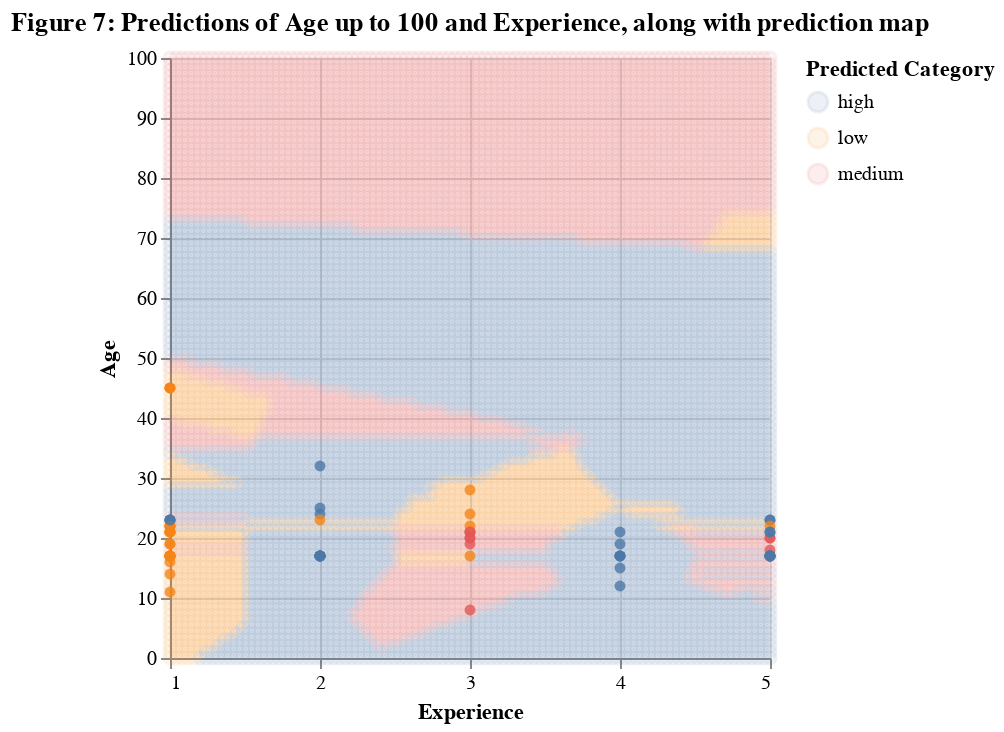

Write notebook code for a chart like this one.
### Markdown cell above
Prediction range up to 100 years old

### Code cell
#colored prediction map visualization from textbook

#ranges
experience_range = np.linspace(predictions["experience_numeric"].min(), 
                                predictions["experience_numeric"].max() , 
                                100)

age_range_100 = np.linspace(predictions["age"].min() - 8, 
                        predictions["age"].max() + 55, 
                        100)

#creating grid of values
exp_age_grid_100 = np.array(np.meshgrid(experience_range, age_range_100)).T.reshape(-1, 2)
exp_age_grid_100 = pd.DataFrame(exp_age_grid_100, 
                            columns=["experience_numeric", "age"])

#Predict categories for the grid points
exp_age_grid_100["predicted"] = optimized.predict(exp_age_grid_100)

#Plot the background 
background_100 = alt.Chart(exp_age_grid_100).mark_point(opacity=0.1).encode(
    x=alt.X("experience_numeric", axis=alt.Axis(values=[1, 2, 3, 4, 5], format="d")).title("Experience"),
    y=alt.Y("age").title("Age"),
    color=alt.Color("predicted:N")
).properties(title="Figure 7: Predictions of Age up to 100 and Experience, along with prediction map")

# Overlay the scatter plot for predictions
groups_scatter_100 = alt.Chart(predictions).mark_circle(opacity=0.8).encode(
    x=alt.X("experience_numeric").title("Experience").scale(zero=False),
    y=alt.Y("age").title("Age"),
    color=alt.Color("predicted:N").title("Predicted Category")
)

# Combine both plots
prediction_visualization_100 = background_100 + groups_scatter_100
prediction_visualization_100

### Figure 1 — Vega specification as saved in the notebook (floating-point values rounded to 4 significant figures; data arrays with more than 128 entries replaced by an {"elided": "..."} marker saying what was removed)
{"$schema": "https://vega.github.io/schema/vega/v5.json", "data": [{"name": "source_0", "values": {"elided": "10000 records"}}, {"name": "source_1", "values": [{"age": 17, "experience_numeric": 2, "predicted": "high"}, {"age": 24, "experience_numeric": 2, "predicted": "high"}, {"age": 21, "experience_numeric": 1, "predicted": "low"}, {"age": 22, "experience_numeric": 1, "predicted": "low"}, {"age": 18, "experience_numeric": 5, "predicted": "medium"}, {"age": 17, "experience_numeric": 1, "predicted": "low"}, {"age": 17, "experience_numeric": 2, "predicted": "high"}, {"age": 20, "experience_numeric": 3, "predicted": "medium"}, {"age": 19, "experience_numeric": 1, "predicted": "low"}, {"age": 23, "experience_numeric": 5, "predicted": "high"}, {"age": 17, "experience_numeric": 2, "predicted": "high"}, {"age": 23, "experience_numeric": 1, "predicted": "high"}, {"age": 21, "experience_numeric": 1, "predicted": "low"}, {"age": 20, "experience_numeric": 5, "predicted": "medium"}, {"age": 17, "experience_numeric": 2, "predicted": "high"}, {"age": 17, "experience_numeric": 1, "predicted": "low"}, {"age": 17, "experience_numeric": 5, "predicted": "high"}, {"age": 45, "experience_numeric": 1, "predicted": "low"}, {"age": 17, "experience_numeric": 4, "predicted": "high"}, {"age": 15, "experience_numeric": 4, "predicted": "high"}, {"age": 23, "experience_numeric": 5, "predicted": "high"}, {"age": 45, "experience_numeric": 1, "predicted": "low"}, {"age": 11, "experience_numeric": 1, "predicted": "low"}, {"age": 23, "experience_numeric": 2, "predicted": "low"}, {"age": 17, "experience_numeric": 3, "predicted": "low"}, {"age": 17, "experience_numeric": 4, "predicted": "high"}, {"age": 22, "experience_numeric": 5, "predicted": "low"}, {"age": 17, "experience_numeric": 5, "predicted": "high"}, {"age": 17, "experience_numeric": 4, "predicted": "high"}, {"age": 28, "experience_numeric": 3, "predicted": "low"}, {"age": 21, "experience_numeric": 3, "predicted": "medium"}, {"age": 17, "experience_numeric": 2, "predicted": "high"}, {"age": 22, "experience_numeric": 1, "predicted": "low"}, {"age": 17, "experience_numeric": 1, "predicted": "low"}, {"age": 17, "experience_numeric": 5, "predicted": "high"}, {"age": 22, "experience_numeric": 1, "predicted": "low"}, {"age": 8, "experience_numeric": 3, "predicted": "medium"}, {"age": 23, "experience_numeric": 1, "predicted": "high"}, {"age": 21, "experience_numeric": 1, "predicted": "low"}, {"age": 19, "experience_numeric": 3, "predicted": "medium"}, {"age": 17, "experience_numeric": 1, "predicted": "low"}, {"age": 17, "experience_numeric": 5, "predicted": "high"}, {"age": 23, "experience_numeric": 1, "predicted": "high"}, {"age": 21, "experience_numeric": 4, "predicted": "high"}, {"age": 22, "experience_numeric": 1, "predicted": "low"}, {"age": 17, "experience_numeric": 5, "predicted": "high"}, {"age": 17, "experience_numeric": 5, "predicted": "high"}, {"age": 21, "experience_numeric": 3, "predicted": "medium"}, {"age": 20, "experience_numeric": 5, "predicted": "medium"}, {"age": 17, "experience_numeric": 1, "predicted": "low"}, {"age": 17, "experience_numeric": 2, "predicted": "high"}, {"age": 23, "experience_numeric": 1, "predicted": "high"}, {"age": 17, "experience_numeric": 5, "predicted": "high"}, {"age": 12, "experience_numeric": 4, "predicted": "high"}, {"age": 16, "experience_numeric": 1, "predicted": "low"}, {"age": 21, "experience_numeric": 1, "predicted": "low"}, {"age": 32, "experience_numeric": 2, "predicted": "high"}, {"age": 21, "experience_numeric": 5, "predicted": "high"}, {"age": 25, "experience_numeric": 2, "predicted": "high"}, {"age": 22, "experience_numeric": 3, "predicted": "low"}, {"age": 17, "experience_numeric": 2, "predicted": "high"}, {"age": 17, "experience_numeric": 1, "predicted": "low"}, {"age": 17, "experience_numeric": 1, "predicted": "low"}, {"age": 21, "experience_numeric": 3, "predicted": "medium"}, {"age": 21, "experience_numeric": 1, "predicted": "low"}, {"age": 24, "experience_numeric": 3, "predicted": "low"}, {"age": 17, "experience_numeric": 2, "predicted": "high"}, {"age": 45, "experience_numeric": 1, "predicted": "low"}, {"age": 21, "experience_numeric": 5, "predicted": "high"}, {"age": 17, "experience_numeric": 1, "predicted": "low"}, {"age": 19, "experience_numeric": 4, "predicted": "high"}, {"age": 17, "experience_numeric": 2, "predicted": "high"}, {"age": 14, "experience_numeric": 1, "predicted": "low"}, {"age": 20, "experience_numeric": 3, "predicted": "medium"}, {"age": 17, "experience_numeric": 1, "predicted": "low"}, {"age": 19, "experience_numeric": 1, "predicted": "low"}, {"age": 17, "experience_numeric": 4, "predicted": "high"}]}, {"name": "source_0_color_domain_predicted_0", "values": [{"predicted": "low"}, {"predicted": "medium"}, {"predicted": "high"}]}, {"name": "source_1_color_domain_predicted_1", "values": [{"predicted": "high"}, {"predicted": "low"}, {"predicted": "medium"}]}], "marks": [{"type": "symbol", "name": "layer_0_marks", "from": {"data": "source_0"}, "encode": {"update": {"y": {"field": "age", "scale": "y"}, "x": {"field": "experience_numeric", "scale": "x"}, "stroke": {"field": "predicted", "scale": "color"}, "opacity": {"value": 0.1}, "fill": {"value": "transparent"}}}, "style": ["point"]}, {"type": "symbol", "name": "layer_1_marks", "from": {"data": "source_1"}, "encode": {"update": {"shape": {"value": "circle"}, "opacity": {"value": 0.8}, "x": {"field": "experience_numeric", "scale": "x"}, "y": {"field": "age", "scale": "y"}, "fill": {"field": "predicted", "scale": "color"}}}, "style": ["circle"]}], "scales": [{"name": "x", "type": "linear", "domain": {"fields": [{"data": "source_0", "field": "experience_numeric"}, {"data": "source_1", "field": "experience_numeric"}]}, "range": [0, {"signal": "width"}], "nice": true, "zero": false}, {"name": "y", "type": "linear", "domain": {"fields": [{"data": "source_0", "field": "age"}, {"data": "source_1", "field": "age"}]}, "range": [{"signal": "height"}, 0], "nice": true, "zero": true}, {"name": "color", "type": "ordinal", "domain": {"fields": [{"data": "source_0_color_domain_predicted_0", "field": "predicted"}, {"data": "source_1_color_domain_predicted_1", "field": "predicted"}], "sort": true}, "range": "category"}], "axes": [{"scale": "x", "tickMinStep": 1, "maxExtent": 0, "minExtent": 0, "orient": "bottom", "grid": true, "ticks": false, "zindex": 0, "domain": false, "gridScale": "y", "labels": false, "aria": false, "tickCount": {"signal": "ceil(width/40)"}, "values": [1, 2, 3, 4, 5]}, {"scale": "y", "domain": false, "orient": "left", "maxExtent": 0, "ticks": false, "labels": false, "aria": false, "minExtent": 0, "grid": true, "gridScale": "x", "zindex": 0, "tickCount": {"signal": "ceil(height/40)"}}, {"scale": "x", "labelFlush": true, "grid": false, "orient": "bottom", "values": [1, 2, 3, 4, 5], "tickCount": {"signal": "ceil(width/40)"}, "zindex": 0, "tickMinStep": 1, "labelOverlap": true, "title": "Experience", "format": "d"}, {"scale": "y", "labelOverlap": true, "orient": "left", "title": "Age", "tickCount": {"signal": "ceil(height/40)"}, "grid": false, "zindex": 0}], "title": {"text": "Figure 7: Predictions of Age up to 100 and Experience, along with prediction map", "frame": "group"}, "legends": [{"title": "Predicted Category", "stroke": "color", "symbolType": "circle", "encode": {"symbols": {"update": {"opacity": {"value": 0.1}}}}, "fill": "color"}], "style": "cell", "background": "white", "padding": 5, "width": 300, "height": 300}
